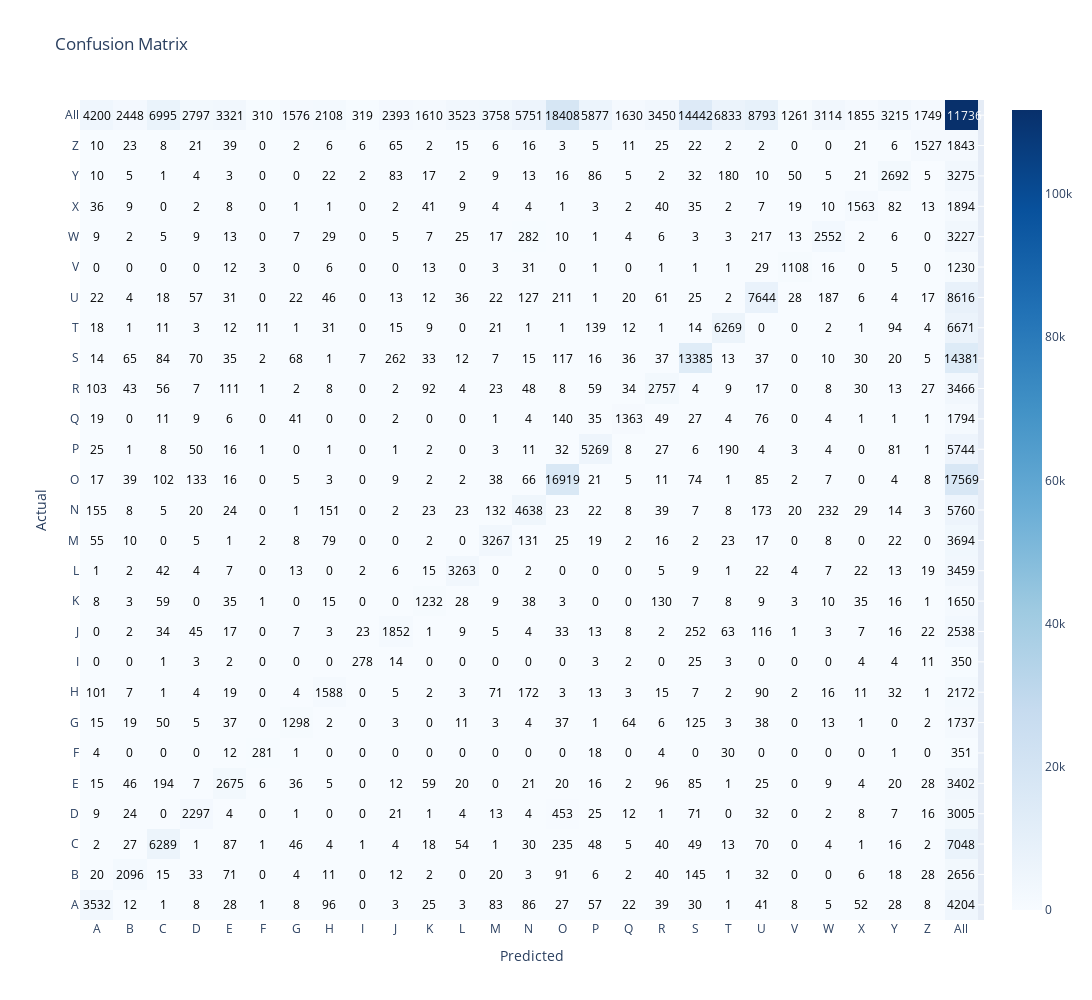

Here is the notebook cell this chart was saved with:
### Markdown cell above
# $\color{red}{\text{LogisticRegression:}}$

### Code cell
train_classifiers('Logistic Regression')
